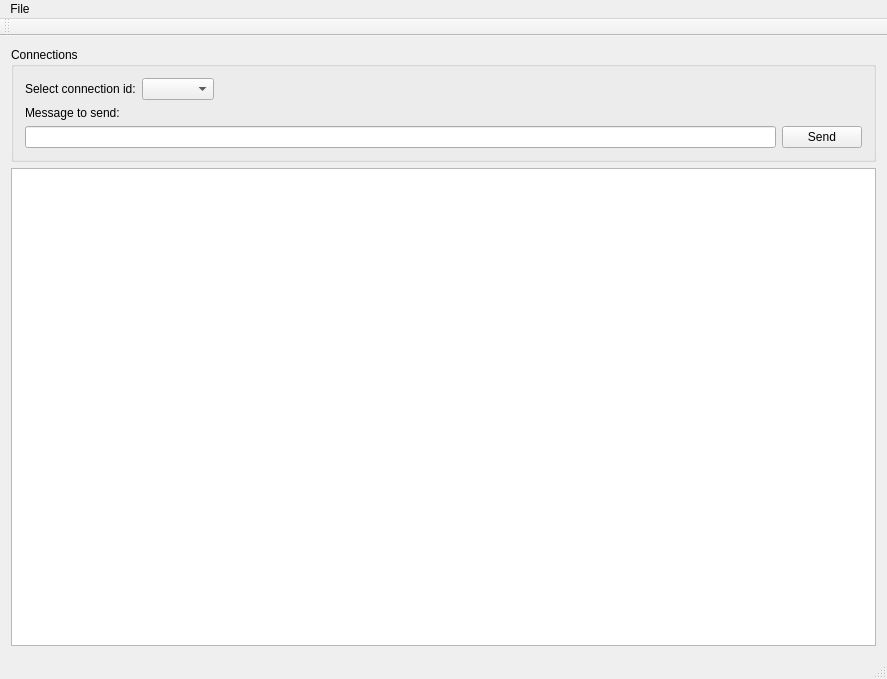
<?xml version="1.0" encoding="UTF-8"?>
<ui version="4.0">
 <class>MainWindow</class>
 <widget class="QMainWindow" name="MainWindow">
  <property name="geometry">
   <rect>
    <x>0</x>
    <y>0</y>
    <width>887</width>
    <height>679</height>
   </rect>
  </property>
  <property name="windowTitle">
   <string>Simple Web Socket Server; Qt5.4</string>
  </property>
  <widget class="QWidget" name="centralWidget">
   <layout class="QVBoxLayout" name="verticalLayout">
    <item>
     <widget class="QGroupBox" name="groupBox">
      <property name="title">
       <string>Connections</string>
      </property>
      <layout class="QVBoxLayout" name="verticalLayout_2">
       <item>
        <layout class="QHBoxLayout" name="horizontalLayout_2">
         <item>
          <widget class="QLabel" name="label_3">
           <property name="text">
            <string>Select connection id:</string>
           </property>
          </widget>
         </item>
         <item>
          <widget class="QComboBox" name="comboBox"/>
         </item>
         <item>
          <spacer name="horizontalSpacer">
           <property name="orientation">
            <enum>Qt::Horizontal</enum>
           </property>
           <property name="sizeHint" stdset="0">
            <size>
             <width>40</width>
             <height>20</height>
            </size>
           </property>
          </spacer>
         </item>
        </layout>
       </item>
       <item>
        <widget class="QLabel" name="label">
         <property name="text">
          <string>Message to send:</string>
         </property>
        </widget>
       </item>
       <item>
        <layout class="QHBoxLayout" name="horizontalLayout">
         <item>
          <widget class="QLineEdit" name="lineEdit"/>
         </item>
         <item>
          <widget class="QPushButton" name="pushButtonSend">
           <property name="text">
            <string>Send</string>
           </property>
          </widget>
         </item>
        </layout>
       </item>
      </layout>
     </widget>
    </item>
    <item>
     <widget class="QPlainTextEdit" name="plainTextEdit"/>
    </item>
   </layout>
  </widget>
  <widget class="QMenuBar" name="menuBar">
   <property name="geometry">
    <rect>
     <x>0</x>
     <y>0</y>
     <width>887</width>
     <height>20</height>
    </rect>
   </property>
   <widget class="QMenu" name="menuFile">
    <property name="title">
     <string>File</string>
    </property>
    <addaction name="actionExit"/>
   </widget>
   <addaction name="menuFile"/>
  </widget>
  <widget class="QToolBar" name="mainToolBar">
   <attribute name="toolBarArea">
    <enum>TopToolBarArea</enum>
   </attribute>
   <attribute name="toolBarBreak">
    <bool>false</bool>
   </attribute>
  </widget>
  <widget class="QStatusBar" name="statusBar"/>
  <action name="actionExit">
   <property name="text">
    <string>Exit</string>
   </property>
  </action>
 </widget>
 <layoutdefault spacing="6" margin="11"/>
 <resources/>
 <connections/>
</ui>
